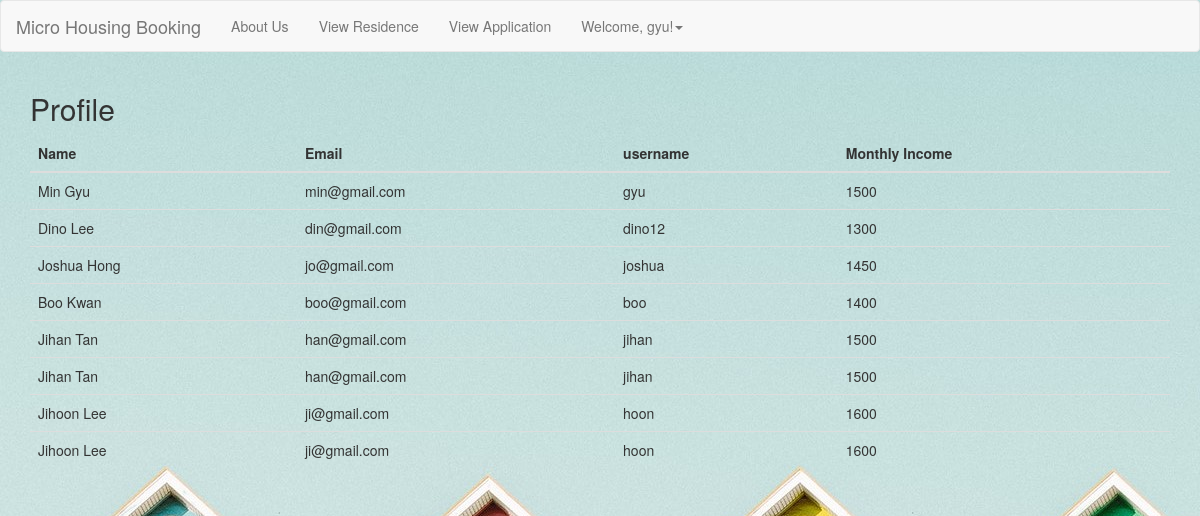
Screenshot of /applicant/Profil.php (signed in) with the database file from the repository.
### tables this page shows
CREATE TABLE `user_applicant` (
  `applicantID` int(11) NOT NULL,
  `email` varchar(20) NOT NULL,
  `fullName` text NOT NULL,
  `monthlyIncome` double NOT NULL,
  `password` varchar(20) NOT NULL,
  `username` varchar(20) NOT NULL
);

### applicant/Profil.php (the view, shortened to what this page needs)
<!DOCTYPE html>
<html lang="en">
<head>
    <link rel="stylesheet" type="text/css" href="../style.css">
    <link rel="stylesheet" href="https://maxcdn.bootstrapcdn.com/bootstrap/3.4.1/css/bootstrap.min.css"></link>
</head>
<body>
<nav class="navbar navbar-default">
	<div class="container-fluid">
		<div class="navbar-header">
			<a class="navbar-brand" href="index.php">Micro Housing Booking</a>
		</div>
		<ul class="nav navbar-nav">
			<li><a href="AboutMHB.php">About Us</a></li>
			<li><a href="ViewResidence.php">View Residence</a></li>
			<li><a href="ViewApplication-Applicant.php">View Application</a></li>
			<li class="dropdown"><a class="dropdown-toggle" data-toggle="dropdown" href="#">Welcome, <?php echo $_SESSION['username']; ?>!<span class="caret"></span></a>
			</li>
		</ul>
	</div>
</nav>
<div class="container">
  <h2>Profile</h2>
  <table class="table table-hover">
    <thead>
      <tr>
        <th>Name</th>
        <th>Email</th>
        <th>username</th>
        <th>Monthly Income</th>
      </tr>
      <?php
            include "../connectSQL.php";
            $tampil = mysqli_query($connectSQL, "SELECT * FROM user_applicant");
            while($data=mysqli_fetch_array($tampil))
            {
        ?>
        <tr>
            <td> <?php echo $data['fullName']; ?> </td>
            <td> <?php echo $data['email']; ?> </td>
            <td> <?php echo $data['username']; ?> </td>
            <td> <?php echo $data['monthlyIncome']; ?> </td>
        </tr>
            <?php } ?>
    </thead>
  </table>
</div>
</body>
</html>

### style.css (style rules this page uses)
body { background:url(img/backgrn.jpg); }

### rows the page displays
user_applicant: fullName "Min Gyu", email "min@gmail.com", username "gyu", monthlyIncome "1500"
user_applicant: fullName "Dino Lee", email "din@gmail.com", username "dino12", monthlyIncome "1300"
user_applicant: fullName "Joshua Hong", email "jo@gmail.com", username "joshua", monthlyIncome "1450"
user_applicant: fullName "Boo Kwan", email "boo@gmail.com", username "boo", monthlyIncome "1400"
user_applicant: fullName "Jihan Tan", email "han@gmail.com", username "jihan", monthlyIncome "1500"
user_applicant: fullName "Jihan Tan", email "han@gmail.com", username "jihan", monthlyIncome "1500"
user_applicant: fullName "Jihoon Lee", email "ji@gmail.com", username "hoon", monthlyIncome "1600"
user_applicant: fullName "Jihoon Lee", email "ji@gmail.com", username "hoon", monthlyIncome "1600"

### other values shown
$_SESSION['username'] "gyu"
